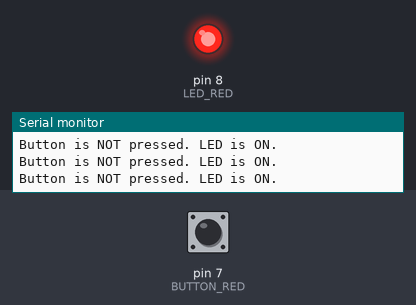
Recording of a sketch running on a simulated Arduino Uno, built with avr-gcc and run on an emulated ATmega328P. Shown: output pins drawn as LEDs (lit = HIGH), the last lines printed to the serial monitor. Dashed ring = blinking. Inputs (shaded band) come from the test bench; at power-on: pin 7 (BUTTON_RED) LOW.

Above: at 1.2 s.
1.3 s: pin 7 (BUTTON_RED) pulled HIGH for 0.15 s
At 1.8 s:
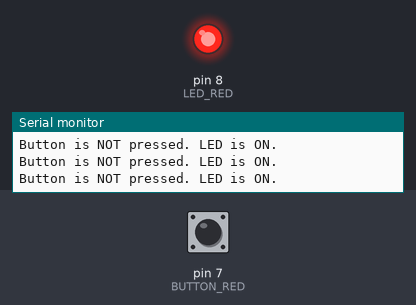
2.9 s: pin 7 (BUTTON_RED) pulled HIGH for 1 s
At 3.7 s:
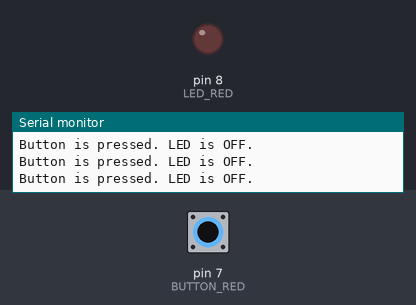
6.9 s: pin 7 (BUTTON_RED) pulsed HIGH 2 times (0.12 s each, 0.3 s apart)
At 7.12 s:
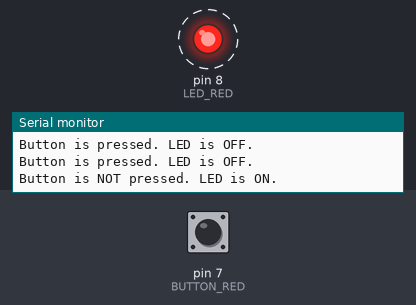
10.5 s: pin 7 (BUTTON_RED) driven HIGH
At 12.0 s:
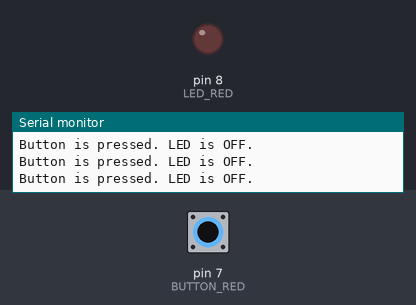
13.5 s: pin 7 (BUTTON_RED) driven LOW
At 14.2 s:
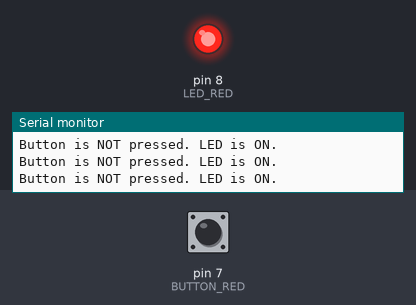
Timing chart, 0 to 16.5 s (numbered marks = the images above; inputs shaded):
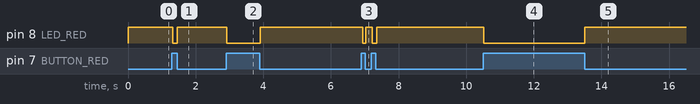

Measured:
- after the input at 1.3 s, pin 8 (LED_RED): HIGH → LOW at once, → HIGH 0.13 s later
- after the input at 2.9 s, pin 8 (LED_RED): HIGH → LOW at once, → HIGH 1.0 s later
- after the input at 6.9 s, pin 8 (LED_RED): alternates HIGH for 0.18 s and LOW for 0.12 s, 4 changes in all, then stays HIGH, starting at once
- after the input at 10.5 s, pin 8 (LED_RED): HIGH → LOW at once
- after the input at 13.5 s, pin 8 (LED_RED): LOW → HIGH at once

The sketch:

challenge_2_s1.ino
```cpp
//Challenge #2 - Digital Read Switch
// Scenario 1: LED must be ON when the button is not pressed and should be OFF when the button is pressed

#define LED_RED 8
#define BUTTON_RED 7

void setup() {
  Serial.begin(9600); // Initialize Serial Monitor
  pinMode(LED_RED, OUTPUT);  // Set LED as an output
  pinMode(BUTTON_RED, INPUT); // Set button as an input
  digitalWrite(LED_RED, HIGH); // Ensure LED is ON at startup
  Serial.println("Scenario 1: LED ON when button NOT pressed.");
}

void loop() {
  int buttonState = digitalRead(BUTTON_RED); // Read the button state

  if (buttonState == HIGH) {
    // Button is pressed
    digitalWrite(LED_RED, LOW); // Turn LED OFF
    Serial.println("Button is pressed. LED is OFF.");
  } else {
    // Button is not pressed
    digitalWrite(LED_RED, HIGH); // Turn LED ON
    Serial.println("Button is NOT pressed. LED is ON.");
  }
}
```
